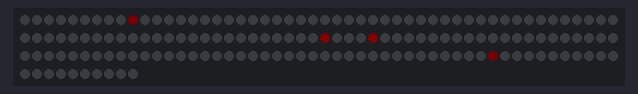
Bench run of a sketch on a simulated Arduino Uno, built with avr-gcc and run on an emulated ATmega328P. On the bench: 160 RGB LEDs in strip order, left to right, continuing on the next row. Dim RGB values are drawn brighter than linear; random numbers use the default seed unless the sketch sets one.

Above: at 0.28 s.
At 10.04 s:
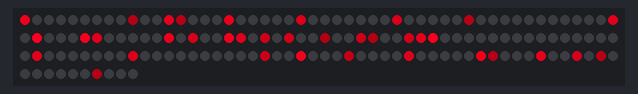
At 19.94 s:
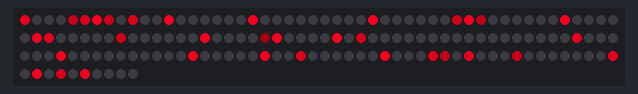
At 26.29 s:
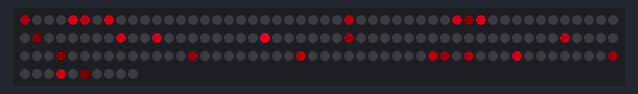
At 29.72 s:
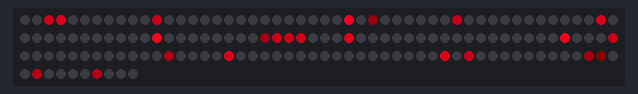
At 39.63 s:
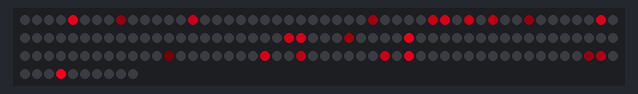

The sketch:

HalloweenStrip.ino
```cpp
#include "LPD8806.h"
#include "SPI.h"

// Simple test for 160 (5 meters) of LPD8806-based RGB LED strip

/*****************************************************************************/

// Number of RGB LEDs in strand:
int nLEDs = 160;

// Chose 2 pins for output; can be any valid output pins:
int dataPin  = 2;
int clockPin = 3;
int speed = 5;
const int lightNumb = 40;
const int FADEVAL = 1;
const int SLEEPMAX = 100;
const int MAXBRIGHTNESS = 127;
const int DELAY = 20;

int position[lightNumb];
int fade[lightNumb];
boolean fadeIn[lightNumb];
int sleep[lightNumb];
boolean red[lightNumb];

// First parameter is the number of LEDs in the strand.  The LED strips
// are 32 LEDs per meter but you can extend or cut the strip.  Next two
// parameters are SPI data and clock pins:
//LPD8806 strip = LPD8806(nLEDs, dataPin, clockPin);

// You can optionally use hardware SPI for faster writes, just leave out
// the data and clock pin parameters.  But this does limit use to very
// specific pins on the Arduino.  For "classic" Arduinos (Uno, Duemilanove,
// etc.), data = pin 11, clock = pin 13.  For Arduino Mega, data = pin 51,
// clock = pin 52.  For 32u4 Breakout Board+ and Teensy, data = pin B2,
// clock = pin B1.  For Leonardo, this can ONLY be done on the ICSP pins.
LPD8806 strip = LPD8806(nLEDs);

void setup() {
  // Start up the LED strip
  strip.begin();

  // Update the strip, to start they are all 'off'
  strip.show();
  randomSeed(analogRead(0));
  for (int i=0; i<lightNumb; i++) {
    fadeIn[i] = true;
    fade[i] = 0;
    position[i] = random(nLEDs);
    sleep[i]=random(SLEEPMAX);
    if (random(2)) {
      red[i] = true;
    } else {
      red[i] = false;
    }
  }
}

void loop() {
  for (int i = 0; i < lightNumb; i++) {
    if (sleep[i] > 0) {
      sleep[i]--;
    } else {
      if (fadeIn[i] == true) {
        // light is ready to fade in
        fade[i] = fade[i] + 1;
        if (fade[i] > MAXBRIGHTNESS) {
          fade[i] = MAXBRIGHTNESS;
          fadeIn[i] = false;
        }
        strip.setPixelColor(position[i], strip.Color(fade[i],0,fade[i]/8));
      } else if (fadeIn[i] == false) {
        fade[i] = fade[i] - FADEVAL;
        if (fade[i] < 0) {
          fade[i] = 0;
        }
        strip.setPixelColor(position[i], strip.Color(fade[i],0,fade[i]/8));
      }
      if ((fadeIn[i] == false) && (fade[i] == 0)) {
        position[i]=random(nLEDs);
        fadeIn[i] = true;
        sleep[i]=random(SLEEPMAX);
        if (random(2)) {
          red[i] = true;
        } else {
          red[i] = false;
        }
      }
    }
  }
  strip.show();              // Refresh LED states
  delay(DELAY);
//  rainbowCycle(10);
}

void rainbowCycle(uint8_t wait) {
  uint16_t i, j;

  for (j=0; j < 384 * 5; j++) {     // 5 cycles of all 384 colors in the wheel
    for (i=0; i < strip.numPixels(); i++) {
      // tricky math! we use each pixel as a fraction of the full 384-color wheel
      // (thats the i / strip.numPixels() part)
      // Then add in j which makes the colors go around per pixel
      // the % 384 is to make the wheel cycle around
      strip.setPixelColor(i, Wheel( ((i * 384 / strip.numPixels()) + j) % 384) );
    }
    strip.show();   // write all the pixels out
    delay(wait);
  }
}
uint32_t Wheel(uint16_t WheelPos)
{
  byte r, g, b;
  switch(WheelPos / 128)
  {
    case 0:
      r = 127 - WheelPos % 128;   //Red down
      g = WheelPos % 128;      // Green up
      b = 0;                  //blue off
      break;
    case 1:
      g = 127 - WheelPos % 128;  //green down
      b = WheelPos % 128;      //blue up
      r = 0;                  //red off
      break;
    case 2:
      b = 127 - WheelPos % 128;  //blue down
      r = WheelPos % 128;      //red up
      g = 0;                  //green off
      break;
  }
  return(strip.Color(r,g,b));
}
```
